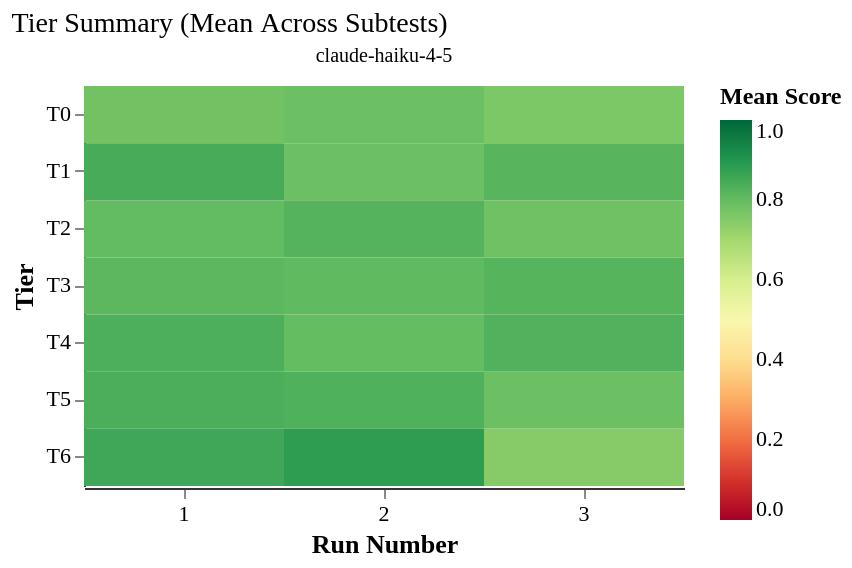

This figure's Vega-Lite source:
### Vega-Lite specification from a JSON file in a GitHub repository (floating-point values rounded to 4 significant figures)
{"config": {"font": "serif", "axis": {"labelFontSize": 11, "titleFontSize": 13, "gridColor": "#e0e0e0", "domainColor": "#333333"}, "legend": {"labelFontSize": 11, "titleFontSize": 12}, "title": {"fontSize": 14, "anchor": "start", "fontWeight": "normal"}, "view": {"stroke": null, "continuousWidth": 400, "continuousHeight": 300}, "mark": {"tooltip": true}}, "data": {"name": "data-fb12a5dd7e3292c9d686a0881e474b9b"}, "facet": {"column": {"field": "agent_model", "title": null, "type": "nominal"}}, "spec": {"mark": {"type": "rect"}, "encoding": {"color": {"field": "score", "scale": {"domain": [0, 1], "scheme": "redyellowgreen"}, "title": "Mean Score", "type": "quantitative"}, "tooltip": [{"field": "agent_model", "title": "Model", "type": "nominal"}, {"field": "tier", "title": "Tier", "type": "ordinal"}, {"field": "run_number", "title": "Run", "type": "ordinal"}, {"field": "score", "format": ".3f", "title": "Mean Score", "type": "quantitative"}], "x": {"axis": {"labelAngle": 0}, "field": "run_number", "title": "Run Number", "type": "ordinal"}, "y": {"field": "tier", "sort": ["T0", "T1", "T2", "T3", "T4", "T5", "T6"], "title": "Tier", "type": "ordinal"}}, "height": 200, "width": 300}, "resolve": {"scale": {"color": "shared"}}, "title": "Tier Summary (Mean Across Subtests)", "$schema": "https://vega.github.io/schema/vega-lite/v6.1.0.json", "datasets": {"data-fb12a5dd7e3292c9d686a0881e474b9b": [{"agent_model": "claude-haiku-4-5", "tier": "T0", "run_number": 1, "score": 0.7777}, {"agent_model": "claude-haiku-4-5", "tier": "T0", "run_number": 2, "score": 0.7881}, {"agent_model": "claude-haiku-4-5", "tier": "T0", "run_number": 3, "score": 0.7619}, {"agent_model": "claude-haiku-4-5", "tier": "T1", "run_number": 1, "score": 0.8434}, {"agent_model": "claude-haiku-4-5", "tier": "T1", "run_number": 2, "score": 0.7872}, {"agent_model": "claude-haiku-4-5", "tier": "T1", "run_number": 3, "score": 0.8181}, {"agent_model": "claude-haiku-4-5", "tier": "T2", "run_number": 1, "score": 0.8008}, {"agent_model": "claude-haiku-4-5", "tier": "T2", "run_number": 2, "score": 0.8232}, {"agent_model": "claude-haiku-4-5", "tier": "T2", "run_number": 3, "score": 0.7823}, {"agent_model": "claude-haiku-4-5", "tier": "T3", "run_number": 1, "score": 0.8128}, {"agent_model": "claude-haiku-4-5", "tier": "T3", "run_number": 2, "score": 0.8066}, {"agent_model": "claude-haiku-4-5", "tier": "T3", "run_number": 3, "score": 0.8217}, {"agent_model": "claude-haiku-4-5", "tier": "T4", "run_number": 1, "score": 0.8345}, {"agent_model": "claude-haiku-4-5", "tier": "T4", "run_number": 2, "score": 0.7979}, {"agent_model": "claude-haiku-4-5", "tier": "T4", "run_number": 3, "score": 0.8289}, {"agent_model": "claude-haiku-4-5", "tier": "T5", "run_number": 1, "score": 0.8364}, {"agent_model": "claude-haiku-4-5", "tier": "T5", "run_number": 2, "score": 0.8296}, {"agent_model": "claude-haiku-4-5", "tier": "T5", "run_number": 3, "score": 0.7874}, {"agent_model": "claude-haiku-4-5", "tier": "T6", "run_number": 1, "score": 0.8566}, {"agent_model": "claude-haiku-4-5", "tier": "T6", "run_number": 2, "score": 0.8828}, {"agent_model": "claude-haiku-4-5", "tier": "T6", "run_number": 3, "score": 0.7457}]}}
